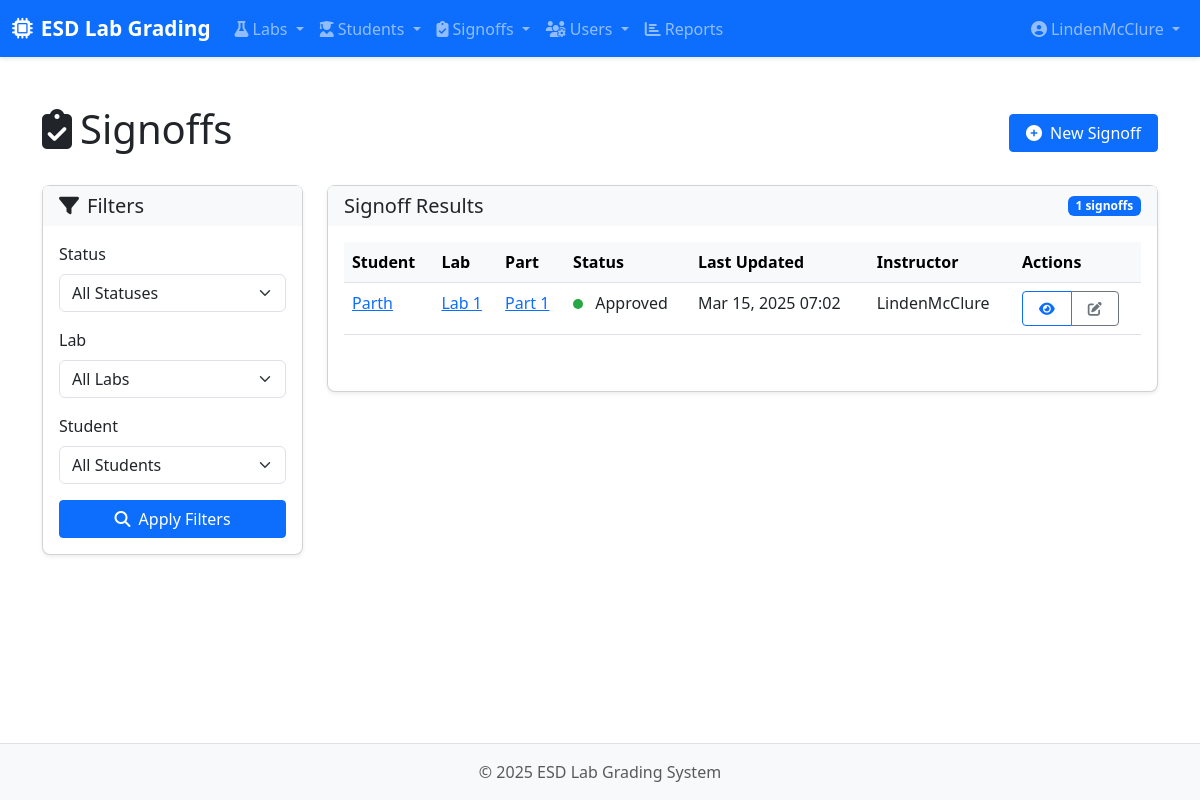
Before: /signoffs/ (signed in) with the older database file.
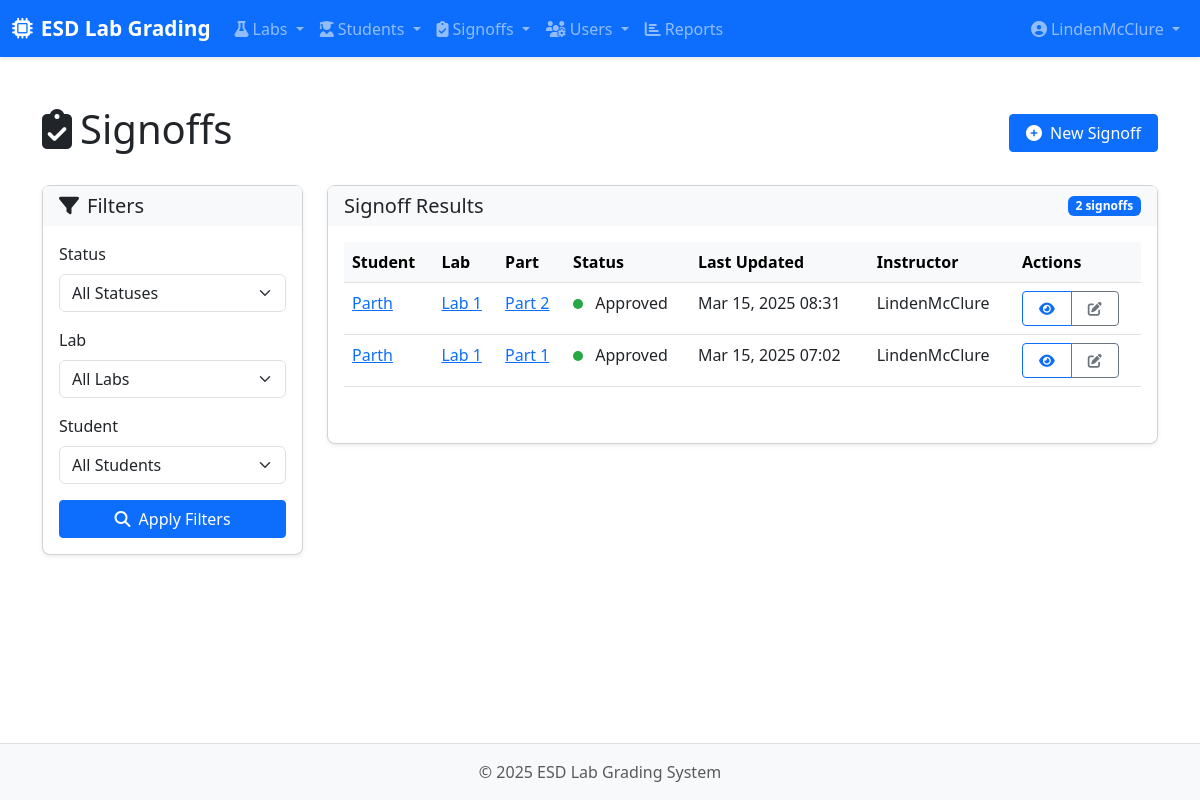
After: the same page with the newer database file.
### labs/models.py (models this page shows, shortened)
class Signoff(models.Model):
    STATUS_CHOICES = (
        ('pending', 'Pending'),
        ('approved', 'Approved'),
        ('rejected', 'Rejected'),
    )
    student = models.ForeignKey(Student, on_delete=models.CASCADE, related_name='signoffs')
    part = models.ForeignKey(Part, on_delete=models.CASCADE, related_name='signoffs')
    instructor = models.ForeignKey(User, on_delete=models.CASCADE, related_name='taken_signoffs')
    status = models.CharField(max_length=20, choices=STATUS_CHOICES, default='pending')
    comments = models.TextField(blank=True)
    date_submitted = models.DateTimeField(auto_now_add=True)
    date_updated = models.DateTimeField(auto_now=True)
    class Meta:
        unique_together = ('student', 'part')
        ordering = ['-date_updated']

class Student(models.Model):
    student_id = models.CharField(max_length=20, unique=True)
    name = models.CharField(max_length=100)
    email = models.EmailField(blank=True)
    batch = models.DateField(auto_now=False, auto_now_add=False)
    active = models.BooleanField(default=True)

class Part(models.Model):
    lab = models.ForeignKey(Lab, on_delete=models.CASCADE, related_name='parts')
    name = models.CharField(max_length=100)
    description = models.TextField(blank=True)
    order = models.PositiveIntegerField(default=0)
    is_required = models.BooleanField(default=True)
    has_challenges = models.BooleanField(default=False, help_text="Check if this part has challenge tasks")
    class Meta:
        ordering = ['lab', 'order']

class Lab(models.Model):
    name = models.CharField(max_length=200)
    description = models.TextField(blank=True)
    due_date = models.DateTimeField()
    total_points = models.DecimalField(max_digits=5, decimal_places=2)
    grade_scale = models.ForeignKey(GradeScale, on_delete=models.SET_NULL, null=True, blank=True,
                                    related_name='labs', help_text="Grade scale to use for this lab")

### labs/views.py (the view)
# urls.py: path('signoffs/', views.signoff_list, name='signoff_list'),
@login_required
def signoff_list(request):
    signoffs = Signoff.objects.all()
    return render(request, 'labs/signoff_list.html', {'signoffs': signoffs})

### labs/templatetags/role_tags.py (called while the page is built)
@register.filter
def has_role(user, role_name):
    if user.is_anonymous:
        return False
    if user.is_staff:
        return True
    try:
        return hasattr(user, 'role') and user.role.role == role_name
    except:
        return False

### labs/templates/labs/signoff_list.html (shortened to what the changed rows need)
{% extends 'base.html' %}
{% load static %}
{% block content %}
<div class="container py-4">
    <div class="row mb-4">
        <div class="col-12">
            <div class="d-flex justify-content-between align-items-center">
                <h1>
                    <i class="fas fa-clipboard-check me-2"></i>Signoffs
                </h1>
            </div>
        </div>
    </div>
    <div class="row">
        <div class="col-md-9">
            <div class="card">
                <div class="card-header bg-light d-flex justify-content-between align-items-center">
                    <h5 class="mb-0">Signoff Results</h5>
                    <span class="badge bg-primary">{{ signoffs.count }} signoffs</span>
                </div>
                <div class="card-body">
                    {% if signoffs %}
                    <div class="table-responsive">
                        <table class="table table-hover">
                            <thead class="table-light">
                                <tr>
                                    <th>Student</th>
                                    <th>Lab</th>
                                    <th>Part</th>
                                    <th>Status</th>
                                    <th>Last Updated</th>
                                    <th>Instructor</th>
                                    <th>Actions</th>
                                </tr>
                            </thead>
                            <tbody>
                                {% for signoff in signoffs %}
                                <tr class="signoff-row">
                                    <td>
                                        <a href="{% url 'labs:student_detail' signoff.student.id %}">
                                            {{ signoff.student.name }}
                                        </a>
                                    </td>
                                    <td>
                                        <a href="{% url 'labs:lab_detail' signoff.part.lab.id %}">
                                            {{ signoff.part.lab.name }}
                                        </a>
                                    </td>
                                    <td>
                                        <a href="{% url 'labs:part_detail' signoff.part.id %}">
                                            {{ signoff.part.name }}
                                        </a>
                                    </td>
                                    <td>
                                        <span class="status-indicator status-{{ signoff.status }}"></span>
                                        {{ signoff.status|title }}
                                    </td>
                                    <td>{{ signoff.date_updated|date:"M d, Y H:i" }}</td>
                                    <td>{{ signoff.instructor.username }}</td>
                                    <td>
                                        <div class="btn-group">
                                            <a href="{% url 'labs:signoff_detail' signoff.id %}" class="btn btn-sm btn-outline-primary">
                                                <i class="fas fa-eye"></i>
                                            </a>
                                            <a href="{% url 'labs:signoff_edit' signoff.id %}" class="btn btn-sm btn-outline-secondary">
                                                <i class="fas fa-edit"></i>
                                            </a>
                                        </div>
                                    </td>
                                </tr>
                                {% endfor %}
                            </tbody>
                        </table>
                    </div>
                    {% else %}
                    <div class="alert alert-info">
                        <i class="fas fa-info-circle me-2"></i> No signoffs found matching your filters.
                    </div>
                    {% endif %}
                </div>
            </div>
        </div>
    </div>
</div>
{% endblock %}

Changed rows visible on the page:
added Signoff: student.name "Parth", part.lab.name "Lab 1", part.name "Part 2", status "Approved", date_updated "Mar 15, 2025 08:31", instructor.username "LindenMcClure"
Other visible differences:
{{ signoffs.count }}: "1" → "2"
